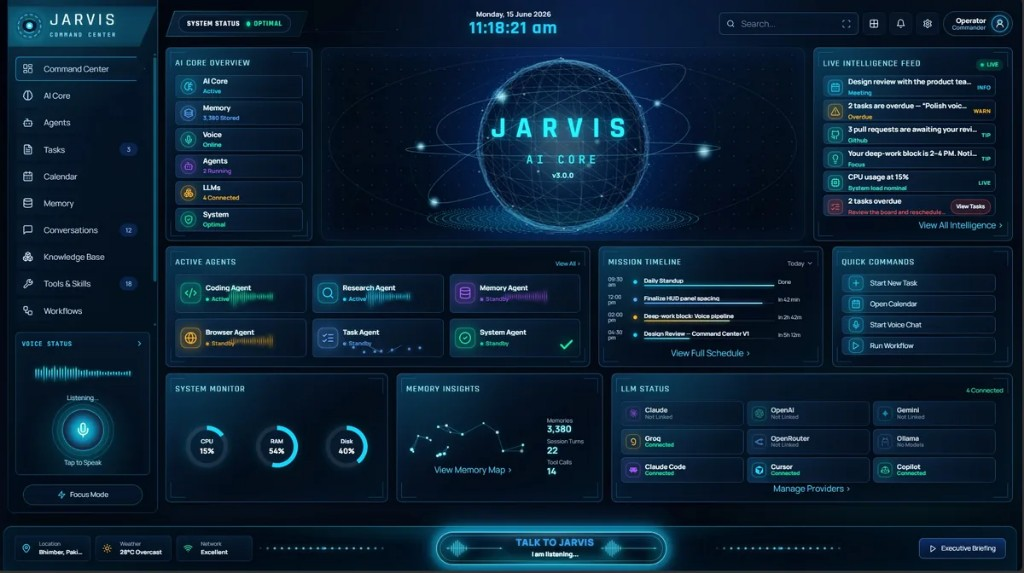
#> input picture jarvis-cursor-ui/media/reference-command-center-2.png, 1024 x 573 px, found by its file name
$ python _extract_memory_constellation.py
#> lines starting #> are read from the running program, lines starting #| are printed output that depends on the picture
"""Crop Memory Insights constellation from reference-command-center-2.png (not generative)."""
from pathlib import Path
import base64
import re
import numpy as np
from PIL import Image

ROOT = Path(r"c:\PS2Recomp\jarvis-cursor-ui\media")
SRC = ROOT / "reference-command-center-2.png"
OUT = ROOT / "inject"
CSS = OUT / "hud-photo-assets.css"

# Art-only crop (nodes + lines). Excludes title, stats column, and "View Memory Map" link.
# Calibrated against bottom-row grid on 1024x573 authority photo.
BOX = (398, 414, 512, 462)  # 114x48

im = Image.open(SRC).convert("RGBA")
crop = im.crop(BOX)
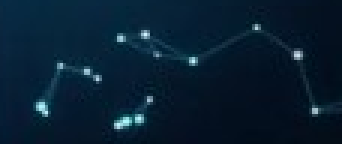
#> crop: PIL image 114x48 RGBA (shown 3 times larger); mean R, G, B, A 8.1, 30.4, 48.6, 255
arr = np.array(crop).astype(np.float32)
rgb = arr[:, :, :3]
lum = rgb.mean(axis=2)
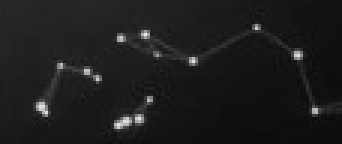
#> lum: shape (48, 114) float32 (shown 3 times larger); min 11.67, max 234.7, mean 29
# Keep cyan/white glow; punch panel navy so crop composites cleanly on glass panel.
# Soft alpha from luminance so bloom softens at edges.
alpha = np.clip((lum - 18.0) / 55.0, 0.0, 1.0) * 255.0
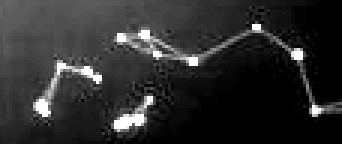
#> alpha: shape (48, 114) float32 (shown 3 times larger); min 0, max 255, mean 45.4
# Prefer source cyan channel for brighter nodes
cyanish = np.clip((rgb[:, :, 1] * 0.35 + rgb[:, :, 2] * 0.65 - rgb[:, :, 0] * 0.15), 0, 255)
alpha = np.maximum(alpha, np.clip((cyanish - 40.0) / 90.0, 0.0, 1.0) * 255.0)
arr[:, :, 3] = alpha.astype(np.uint8)
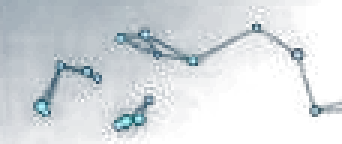
#> arr: shape (48, 114, 4) float32 (shown 3 times larger); mean R, G, B, A 8.1, 30.4, 48.6, 45.1; transparent parts drawn white
out_img = Image.fromarray(arr.astype(np.uint8), "RGBA")
path = OUT / "memory-constellation.png"
out_img.save(path, optimize=True)
#> (the run stopped early here; a loop or call above may not have finished)
